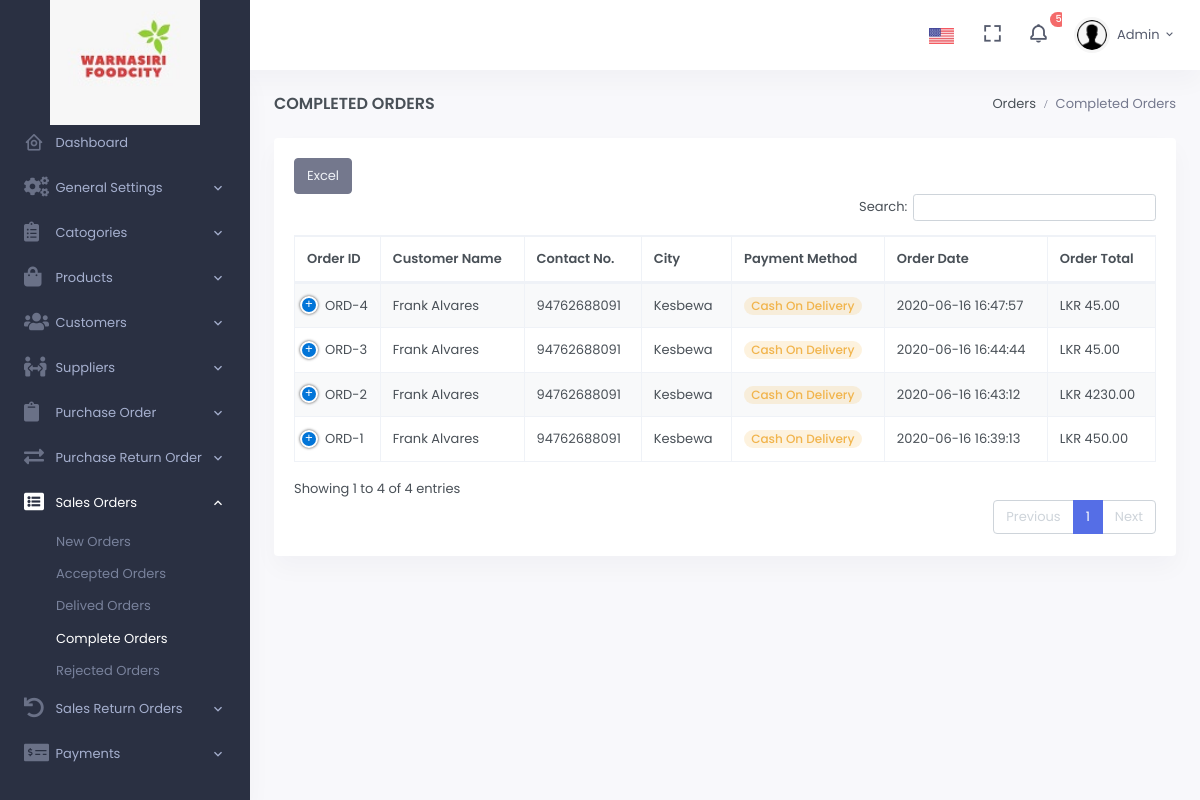
The app's page /Admin/completeOrder.php (signed in) with its own data.
### tables this page shows
CREATE TABLE `tbl_sales_order` (
  `s_orderId` varchar(20) NOT NULL,
  `c_id` varchar(20) DEFAULT NULL,
  `order_date` datetime NOT NULL DEFAULT CURRENT_TIMESTAMP,
  `total` float(100,2) DEFAULT NULL,
  `cus_fname` varchar(20) DEFAULT NULL,
  `cus_lname` varchar(20) DEFAULT NULL,
  `cus_nic` varchar(13) DEFAULT NULL,
  `cus_address` varchar(100) DEFAULT NULL,
  `cus_city` varchar(20) DEFAULT NULL,
  `cus_tele` varchar(12) DEFAULT NULL,
  `cus_email` varchar(50) DEFAULT NULL,
  `order_status` varchar(10) DEFAULT NULL
);

CREATE TABLE `tbl_payment` (
  `pay_id` varchar(20) NOT NULL,
  `pay_date` datetime DEFAULT CURRENT_TIMESTAMP,
  `method` varchar(20) DEFAULT NULL,
  `s_orderId` varchar(20) DEFAULT NULL,
  `pay_status` varchar(10) DEFAULT NULL,
  `total` float(100,2) DEFAULT NULL
);

### Admin/assets/functions/function.php (the view, shortened to what this page needs)
<?php
$db = mysqli_connect("localhost","root","","dayaStore");
function getAllCompletedOrders()
{
    global $db;
    $getAllCompletedOrdersQuery = "SELECT * FROM `tbl_sales_order` WHERE order_status = '4' order BY order_date DESC";
    $allCompletedOrders = mysqli_query($db,$getAllCompletedOrdersQuery);
    while($completeOrderRecord = mysqli_fetch_array($allCompletedOrders))
    {
        $orderId = $completeOrderRecord['s_orderId'];
        $cart_Id = $completeOrderRecord['c_id'];
        $orderFCusName = $completeOrderRecord['cus_fname'];
        $orderLCusName = $completeOrderRecord['cus_lname'];
        $orderContactNo = $completeOrderRecord['cus_tele'];
        $orderCity = $completeOrderRecord['cus_city'];
        $orderDate = $completeOrderRecord['order_date'];
        $orderTotal = $completeOrderRecord['total'];
        $getPayMethod = "SELECT `method` FROM `tbl_payment` WHERE `s_orderId` = '$orderId'";
        $payResults = mysqli_query($db,$getPayMethod);
        $paymentDetails = mysqli_fetch_assoc($payResults);
        $orderPaymentMeth = $paymentDetails['method'];
        if($orderPaymentMeth == "Cash On Delivery")
        {
            $btnColor = "badge-soft-warning";
        }
        else
        {
            $btnColor = "badge-soft-success";
        }
        echo "
                        <tr id='checkLocation'>
                            <td style='vertical-align: middle;'>$orderId</td>
                                    <td style='vertical-align: middle;'>$orderFCusName $orderLCusName</td>
                                    <td style='vertical-align: middle;'>$orderContactNo</td>
                                    <td style='vertical-align: middle;'>$orderCity</td>
                                    <td style='vertical-align: middle;'><span class='badge badge-pill $btnColor font-size-12'>$orderPaymentMeth</span></td>
                                    <td style='vertical-align: middle;'>$orderDate</td>
                                    <td style='vertical-align: middle;'>LKR $orderTotal</td>
                                    <td style='vertical-align: middle;'>
                                        <button type='button' id='$cart_Id' name='btnEditProduct' class='btn btn-info btn-sm btn-rounded waves-effect waves-light viewOrderDetails'>View Order</button>
                                    </td>
        </tr>
        ";
    }
}
function getNewOrdersNotification()
{
    global $db;
    $getAllNewOrdersNotificationQuery = "SELECT COUNT(*) as newOrders FROM `tbl_sales_order` WHERE `order_status` = 1";
    $allNotificationOrdersCount = mysqli_query($db,$getAllNewOrdersNotificationQuery);
    $coutOfNewOrders = mysqli_fetch_assoc($allNotificationOrdersCount);
    $newOrdersCount = $coutOfNewOrders['newOrders'];
    echo "$newOrdersCount";
}
?>

### records on screen
tbl_sales_order: s_orderId "ORD-4", cus_fname "Frank", cus_lname "Alvares", cus_tele "94762688091", cus_city "Kesbewa", tbl_payment.method "Cash On Delivery", order_date "2020-06-16 16:47:57", total "45.00"
tbl_sales_order: s_orderId "ORD-3", cus_fname "Frank", cus_lname "Alvares", cus_tele "94762688091", cus_city "Kesbewa", tbl_payment.method "Cash On Delivery", order_date "2020-06-16 16:44:44", total "45.00"
tbl_sales_order: s_orderId "ORD-2", cus_fname "Frank", cus_lname "Alvares", cus_tele "94762688091", cus_city "Kesbewa", tbl_payment.method "Cash On Delivery", order_date "2020-06-16 16:43:12", total "4230.00"
tbl_sales_order: s_orderId "ORD-1", cus_fname "Frank", cus_lname "Alvares", cus_tele "94762688091", cus_city "Kesbewa", tbl_payment.method "Cash On Delivery", order_date "2020-06-16 16:39:13", total "450.00"

### other values on screen
$newOrdersCount "5"
